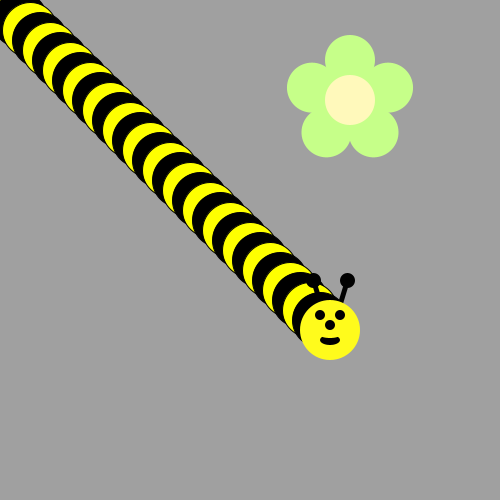
Frame 1 (no input)
Frame 60 (the mouse pressed at the canvas centre just before this capture): identical to frame 1, image omitted
Frame 120 (the mouse held since frame 60 and released just before this capture): identical to frame 1, image omitted

The Processing sketch that drew this single still picture (run headless with seeded random() and noise(); from frame 60 on, the mouse is pressed at the canvas centre):

// Processing sketch: bumble_bee
// ── bumble_bee.pde
void draw() {
/*Use a loop to make a body for the Bee!
Then put his head on using drawBeeFace(x,y)
Use Modulo to make the colors alternate 
*/
}

void drawFlower(int x, int y) {
     noStroke();
     translate(x, y);
     // draw 5 petals, rotating after each one
     fill(#c6ff89);      // green
      for (int i = 0; i < 5; i++) {
           ellipse(0, -40, 50, 50);
          rotate(radians(72));
     }
     fill(#fff9bb); // light yellow
     ellipse(0, 0, 50, 50);
} 
void drawBeeFace(int BeeFaceX, int BeeFaceY) {
     noStroke();
     fill(0, 0, 0);
     stroke(1);
     strokeWeight(5);
     line(BeeFaceX-10, BeeFaceY-27, BeeFaceX-17, BeeFaceY-50);
     line(BeeFaceX+10, BeeFaceY-27, BeeFaceX+17, BeeFaceY-50);
     ellipse(BeeFaceX-17, BeeFaceY-50, 10, 10);
     ellipse(BeeFaceX+17, BeeFaceY-50, 10, 10);
     noStroke();
     fill(255, 251, 28);
     ellipse(BeeFaceX, BeeFaceY, 60, 60); // face
     fill(255, 237, 209);
     fill(0,0,0);
      ellipse(BeeFaceX-10, BeeFaceY-15, 10, 10); // eyes
     ellipse(BeeFaceX+10, BeeFaceY-15, 10, 10);
      ellipse(BeeFaceX, BeeFaceY-5, 10, 10); // nose
      ellipse(BeeFaceX, BeeFaceY+10, 20, 10);// mouth
     fill(255, 251, 28);
     ellipse(BeeFaceX, BeeFaceY+5, 20, 6);
}

int x = 0;
int y = 0;

void setup() {
     ellipseMode(CENTER);
     size(500, 500);
     background(160, 160, 160);
     for(int i = 0; i < 33; i++){
       if (i % 2 == 0){
         fill(0);
       }else{
         fill(#FEFF00);
       }
       ellipse(x, y, 55, 55);
       x = x + 10;
       y = y + 10;
     }
     drawBeeFace(x, y);
     drawFlower(350, 100);
}
